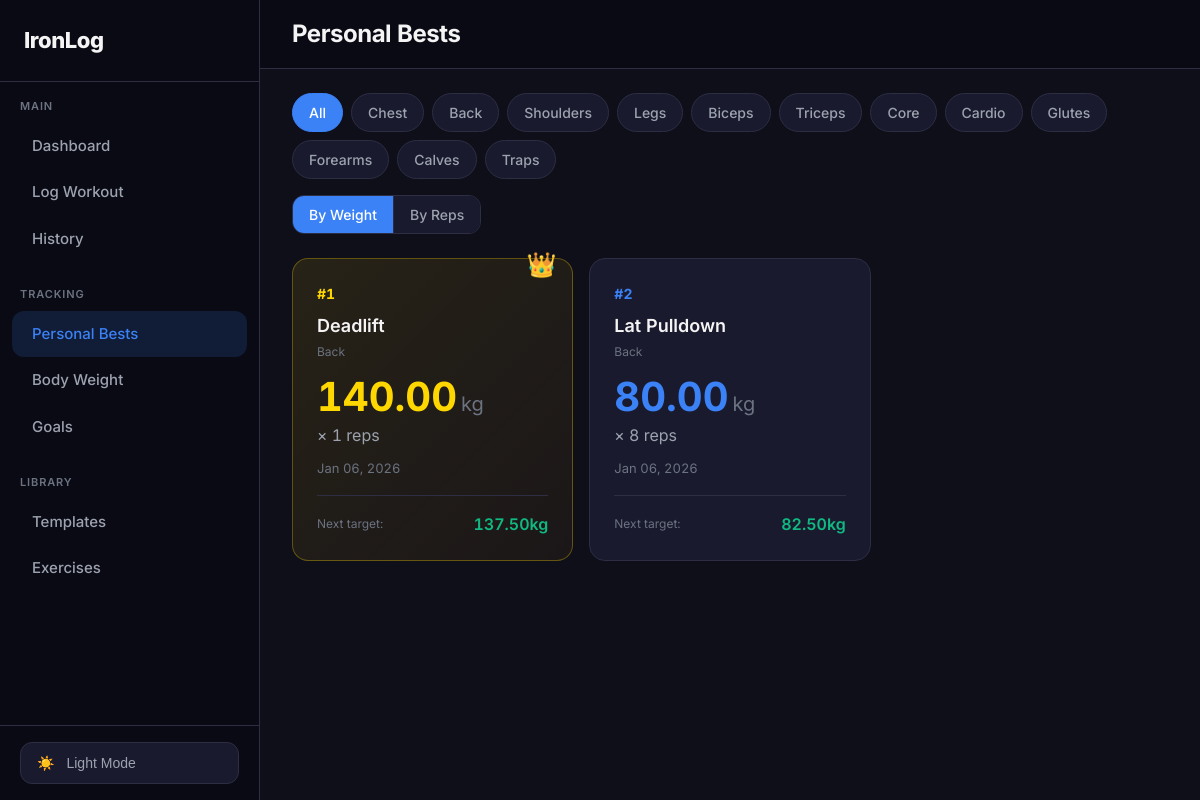
/personal-bests/, run on the app's committed database.
### workouts/models.py (models this page shows, shortened)
class Exercise(models.Model):
    MUSCLE_GROUPS = [
        ('chest', 'Chest'),
        ('back', 'Back'),
        ('shoulders', 'Shoulders'),
        ('legs', 'Legs'),
        ('biceps', 'Biceps'),
        ('triceps', 'Triceps'),
        ('core', 'Core'),
        ('cardio', 'Cardio'),
        ('glutes', 'Glutes'),
        ('forearms', 'Forearms'),
        ('calves', 'Calves'),
        ('traps', 'Traps'),
    ]
    name = models.CharField(max_length=100)
    muscle_group = models.CharField(max_length=20, choices=MUSCLE_GROUPS)
    equipment = models.CharField(max_length=50, blank=True, default='')  # barbell, dumbbell, machine, etc.
    class Meta:
        ordering = ['muscle_group', 'name']
        unique_together = ['name', 'muscle_group']
    def get_personal_best(self):
        best = self.sets.order_by('-weight').first()
        return best
    def get_last_workout(self):
        return self.sets.order_by('-workout__date', '-id').first()
    def get_suggested_weight(self):
        last = self.get_last_workout()
        if not last:
            return None
        if last.reps >= 8:
            return last.weight + Decimal('2.5')
        elif last.reps >= 5:
            return last.weight
        else:
            return max(last.weight - Decimal('2.5'), Decimal('0'))

class Set(models.Model):
    workout = models.ForeignKey(Workout, on_delete=models.CASCADE, related_name='sets')
    exercise = models.ForeignKey(Exercise, on_delete=models.CASCADE, related_name='sets')
    set_number = models.PositiveIntegerField(default=1)
    weight = models.DecimalField(max_digits=6, decimal_places=2)
    reps = models.PositiveIntegerField()
    notes = models.CharField(max_length=200, blank=True, default='')
    created_at = models.DateTimeField(auto_now_add=True)
    class Meta:
        ordering = ['created_at']

class Workout(models.Model):
    date = models.DateField(default=timezone.now)
    muscle_groups = models.CharField(max_length=100, default='')
    notes = models.TextField(blank=True, default='')
    duration_minutes = models.PositiveIntegerField(null=True, blank=True)
    created_at = models.DateTimeField(auto_now_add=True)
    class Meta:
        ordering = ['-date', '-created_at']

### workouts/views.py (the view)
# urls.py: path('personal-bests/', views.PersonalBestsView.as_view(), name='personal_bests'),
class PersonalBestsView(View):
    def get(self, request):
        sort_by = request.GET.get('sort', 'weight')
        filter_group = request.GET.get('group', '')
        exercises = Exercise.objects.annotate(set_count=Count('sets')).filter(set_count__gt=0)
        if filter_group:
            exercises = exercises.filter(muscle_group=filter_group)
        personal_bests = []
        for exercise in exercises:
            if sort_by == 'reps':
                pb = exercise.sets.order_by('-reps', '-weight').first()
            else:
                pb = exercise.get_personal_best()
            if pb:
                personal_bests.append({
                    'exercise': exercise,
                    'weight': pb.weight,
                    'reps': pb.reps,
                    'date': pb.workout.date,
                    'suggestion': exercise.get_suggested_weight()
                })
        if sort_by == 'reps':
            personal_bests.sort(key=lambda x: x['reps'], reverse=True)
        else:
            personal_bests.sort(key=lambda x: x['weight'], reverse=True)
        context = {
            'personal_bests': personal_bests,
            'sort_by': sort_by,
            'filter_group': filter_group,
            'muscle_groups': Exercise.MUSCLE_GROUPS,
        }
        return render(request, 'workouts/personal_bests.html', context)

### templates/workouts/personal_bests.html (shortened to what this page needs)
{% extends 'base.html' %}
{% block page_title %}Personal Bests{% endblock %}
{% block content %}
<div class="filters-bar">
    <div class="filter-chips">
        <a href="{% url 'personal_bests' %}?sort={{ sort_by }}" class="chip {% if not filter_group %}active{% endif %}">All</a>
        {% for value, label in muscle_groups %}
        <a href="{% url 'personal_bests' %}?group={{ value }}&sort={{ sort_by }}" class="chip {% if filter_group == value %}active{% endif %}">{{ label }}</a>
        {% endfor %}
    </div>
    <div class="sort-toggle">
        <a href="{% url 'personal_bests' %}?sort=weight{% if filter_group %}&group={{ filter_group }}{% endif %}" class="toggle-btn {% if sort_by == 'weight' %}active{% endif %}">By Weight</a>
        <a href="{% url 'personal_bests' %}?sort=reps{% if filter_group %}&group={{ filter_group }}{% endif %}" class="toggle-btn {% if sort_by == 'reps' %}active{% endif %}">By Reps</a>
    </div>
</div>
{% if personal_bests %}
<div class="pr-grid">
    {% for pb in personal_bests %}
    <a href="{% url 'exercise_progress' pb.exercise.id %}" class="pr-card {% if forloop.first %}featured{% endif %}">
        {% if forloop.first %}
        <div class="pr-crown">👑</div>
        {% endif %}
        <div class="pr-rank">#{{ forloop.counter }}</div>
        <div class="pr-exercise">{{ pb.exercise.name }}</div>
        <div class="pr-muscle">{{ pb.exercise.get_muscle_group_display }}</div>
        <div class="pr-main">
            <span class="pr-weight">{{ pb.weight }}</span>
            <span class="pr-unit">kg</span>
        </div>
        <div class="pr-reps">× {{ pb.reps }} reps</div>
        <div class="pr-date">{{ pb.date|date:"M d, Y" }}</div>
        {% if pb.suggestion %}
        <div class="pr-next">
            <span class="pr-next-label">Next target:</span>
            <span class="pr-next-value">{{ pb.suggestion }}kg</span>
        </div>
        {% endif %}
    </a>
    {% endfor %}
</div>
{% endif %}
{% endblock %}

### templates/base.html (style rules this page uses)
:root { --bg-main: #0F0F1A; --bg-card: #1A1A2E; --bg-card-hover: #252542; --bg-sidebar: #0A0A14; --bg-input: #252542; --accent: #3B82F6; --accent-hover: #2563EB; --accent-light: rgba(59, 130, 246, 0.15); --accent-glow: rgba(59, 130, 246, 0.3); --text-primary: #F4F4F5; --text-secondary: #9CA3AF; --text-muted: #6B7280; --border: #2D2D44; --border-light: #3D3D5C; --shadow: 0 4px 20px rgba(0,0,0,0.3); --shadow-lg: 0 8px 40px rgba(0,0,0,0.4); --radius: 12px; --radius-lg: 16px; --radius-full: 9999px; --success: #10B981; --success-light: rgba(16, 185, 129, 0.15); --warning: #F59E0B; --warning-light: rgba(245, 158, 11, 0.15); --danger: #EF4444; --danger-light: rgba(239, 68, 68, 0.15); --pr-gold: #FFD700; --pr-gold-light: rgba(255, 215, 0, 0.15); }
* { margin: 0; padding: 0; box-sizing: border-box; }
html { font-feature-settings: 'tnum' on, 'lnum' on; }
body { font-family: 'Inter', -apple-system, BlinkMacSystemFont, sans-serif; background: var(--bg-main); color: var(--text-primary); line-height: 1.5; min-height: 100vh; -webkit-font-smoothing: antialiased; }
.chip { display: inline-flex; align-items: center; padding: 0.625rem 1rem; font-size: 0.875rem; font-weight: 500; border-radius: var(--radius-full); border: 1px solid var(--border); background: var(--bg-card); color: var(--text-secondary); cursor: pointer; transition: all 0.2s; gap: 0.375rem; }
.chip.active { background: var(--accent); border-color: var(--accent); color: white; }

### templates/workouts/personal_bests.html (style rules this page uses)
.filters-bar { display: flex; justify-content: space-between; align-items: flex-start; gap: 1rem; margin-bottom: 1.5rem; flex-wrap: wrap; }
.filter-chips { display: flex; flex-wrap: wrap; gap: 0.5rem; }
.chip { padding: 0.5rem 1rem; font-size: 0.875rem; font-weight: 500; border-radius: var(--radius-full); border: 1px solid var(--border); background: var(--bg-card); color: var(--text-secondary); text-decoration: none; transition: all 0.2s; }
.chip.active { background: var(--accent); border-color: var(--accent); color: white; }
.sort-toggle { display: flex; border: 1px solid var(--border); border-radius: var(--radius); overflow: hidden; }
.toggle-btn { padding: 0.5rem 1rem; font-size: 0.875rem; font-weight: 500; background: var(--bg-card); color: var(--text-secondary); text-decoration: none; transition: all 0.2s; }
.toggle-btn:first-child { border-right: 1px solid var(--border); }
.toggle-btn.active { background: var(--accent); color: white; }
.pr-grid { display: grid; grid-template-columns: repeat(auto-fill, minmax(280px, 1fr)); gap: 1rem; }
.pr-card { background: var(--bg-card); border: 1px solid var(--border); border-radius: var(--radius-lg); padding: 1.5rem; text-decoration: none; color: var(--text-primary); transition: all 0.2s; position: relative; }
.pr-card.featured { background: linear-gradient(135deg, rgba(255, 215, 0, 0.1) 0%, rgba(255, 165, 0, 0.05) 100%); border-color: rgba(255, 215, 0, 0.3); }
.pr-crown { position: absolute; top: -12px; right: 1rem; font-size: 1.5rem; }
.pr-rank { font-size: 0.875rem; font-weight: 700; color: var(--accent); margin-bottom: 0.5rem; }
.pr-card.featured .pr-rank { color: var(--pr-gold); }
.pr-exercise { font-size: 1.125rem; font-weight: 600; margin-bottom: 0.25rem; }
.pr-muscle { font-size: 0.75rem; color: var(--text-muted); margin-bottom: 1rem; }
.pr-main { display: flex; align-items: baseline; gap: 0.25rem; margin-bottom: 0.25rem; }
.pr-weight { font-size: 2.5rem; font-weight: 700; color: var(--accent); line-height: 1; }
.pr-card.featured .pr-weight { color: var(--pr-gold); }
.pr-unit { font-size: 1.25rem; color: var(--text-muted); }
.pr-reps { font-size: 1rem; color: var(--text-secondary); margin-bottom: 0.75rem; }
.pr-date { font-size: 0.8125rem; color: var(--text-muted); }
.pr-next { margin-top: 1rem; padding-top: 1rem; border-top: 1px solid var(--border); display: flex; justify-content: space-between; align-items: center; }
.pr-next-label { font-size: 0.75rem; color: var(--text-muted); }
.pr-next-value { font-weight: 600; color: var(--success); }

### data on the page
Exercise: exercise.name "Deadlift", exercise.muscle_group "Back", weight "140.00", reps "1", date "Jan 06, 2026", suggestion "137.50"
Exercise: exercise.name "Lat Pulldown", exercise.muscle_group "Back", weight "80.00", reps "8", date "Jan 06, 2026", suggestion "82.50"

### other printed values
{{ label }} "Chest" "Back" "Shoulders" "Legs" "Biceps" "Triceps" "Core" "Cardio" "Glutes" "Forearms" "Calves" "Traps"
